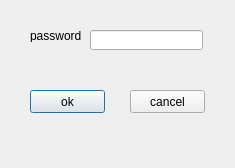
<?xml version="1.0" encoding="UTF-8"?>
<ui version="4.0">
 <class>OBSBasicLogin</class>
 <widget class="QDialog" name="Dialog">
  <property name="geometry">
   <rect>
    <x>0</x>
    <y>0</y>
    <width>235</width>
    <height>168</height>
   </rect>
  </property>
  <property name="windowTitle">
   <string>Dialog</string>
  </property>
  <widget class="QLineEdit" name="lineEdit">
   <property name="geometry">
    <rect>
     <x>90</x>
     <y>30</y>
     <width>113</width>
     <height>20</height>
    </rect>
   </property>
  </widget>
  <widget class="QLabel" name="label">
   <property name="geometry">
    <rect>
     <x>30</x>
     <y>30</y>
     <width>54</width>
     <height>12</height>
    </rect>
   </property>
   <property name="text">
    <string>password </string>
   </property>
  </widget>
  <widget class="QPushButton" name="okbtn">
   <property name="geometry">
    <rect>
     <x>30</x>
     <y>90</y>
     <width>75</width>
     <height>23</height>
    </rect>
   </property>
   <property name="text">
    <string>ok</string>
   </property>
  </widget>
  <widget class="QPushButton" name="cancelbtn">
   <property name="geometry">
    <rect>
     <x>130</x>
     <y>90</y>
     <width>75</width>
     <height>23</height>
    </rect>
   </property>
   <property name="text">
    <string>cancel</string>
   </property>
  </widget>
 </widget>
 <resources/>
 <connections/>
</ui>
